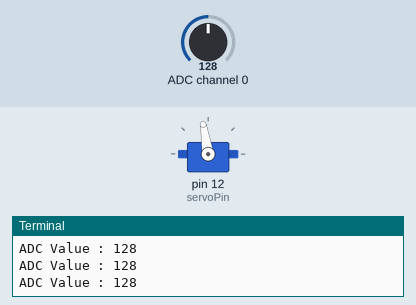
Recording of a program running on a simulated Raspberry Pi (header pin numbers). Shown: servo, the last lines printed to the terminal. The test bench sets the inputs (shaded band); at power-on: ADC channel 0 = 128 (analog values on the 0–255 scale). Servo angles are drawn from the pulse width (0.5 ms = 0°, 2.5 ms = 180°).

Above: at 1.2 s.
1.3 s: ADC channel 0 set to 178
At 2.0 s:
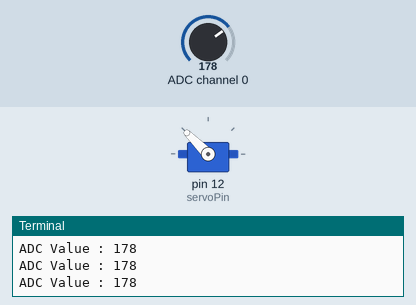
2.9 s: ADC channel 0 set to 224
At 3.6 s:
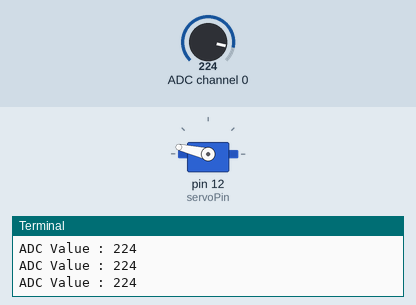
4.5 s: ADC channel 0 set to 255
At 5.2 s:
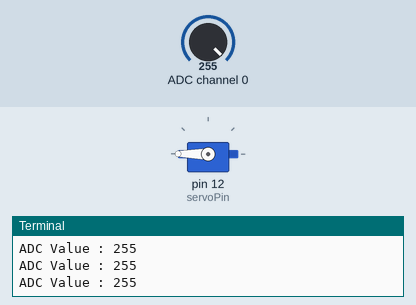
6.1 s: ADC channel 0 set to 76
At 6.8 s:
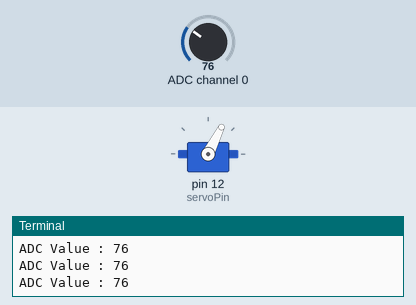
7.7 s: ADC channel 0 set to 30
At 8.4 s:
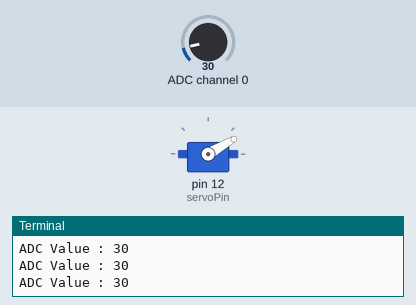
9.3 s: ADC channel 0 set to 127
At 10.0 s:
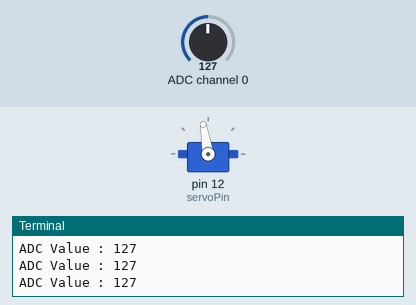
Timing chart, 0 to 11.9 s (numbered marks = the images above; inputs shaded):
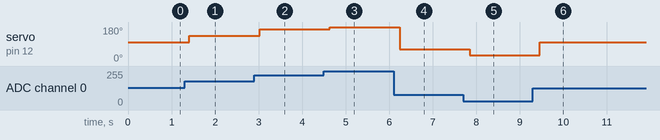

The program:

Knob.py
```python
#!/usr/bin/env python3
########################################################################
# Filename    : Sweep.py
# Description : Servo sweep
# Author      : www.freenove.com
# modification: 2021/1/1
########################################################################
import RPi.GPIO as GPIO
import time
from ADCDevice import *

adc = ADCDevice(0x48) # Define an ADCDevice class object

OFFSE_DUTY = 0.5        #define pulse offset of servo
SERVO_MIN_DUTY = 2.5+OFFSE_DUTY     #define pulse duty cycle for minimum angle of servo
SERVO_MAX_DUTY = 12.5+OFFSE_DUTY    #define pulse duty cycle for maximum angle of servo
servoPin = 12

def map( value, fromLow, fromHigh, toLow, toHigh):  # map a value from one range to another range
    return (toHigh-toLow)*(value-fromLow) / (fromHigh-fromLow) + toLow

def setup():
    global adc
    if(adc.detectI2C(0x48)):
        adc = ADS7830(0x48)
    else:
        print("No correct I2C address found, \n"
        "Please use command 'i2cdetect -y 1' to check the I2C address! \n"
        "Program Exit. \n");
        exit(-1)

    global p
    GPIO.setmode(GPIO.BOARD)         # use PHYSICAL GPIO Numbering
    GPIO.setup(servoPin, GPIO.OUT)   # Set servoPin to OUTPUT mode
    GPIO.output(servoPin, GPIO.LOW)  # Make servoPin output LOW level

    p = GPIO.PWM(servoPin, 50)     # set Frequece to 50Hz
    p.start(0)                     # Set initial Duty Cycle to 0

def servoWrite(angle):      # make the servo rotate to specific angle, 0-180
    if(angle<0):
        angle = 0
    elif(angle > 180):
        angle = 180
    p.ChangeDutyCycle(map(angle,0,180,SERVO_MIN_DUTY,SERVO_MAX_DUTY)) # map the angle to duty cycle and output it

def loop():
    while True:
        value = adc.analogRead(2)    # read the ADC value of channel 2
        servoWrite(round(value/255.0*180.0))
        print ('ADC Value : %d'%(value))
        time.sleep(0.1)


def destroy():
    p.stop()
    GPIO.cleanup()

if __name__ == '__main__':     # Program entrance
    print ('Program is starting...')
    setup()
    try:
        loop()
    except KeyboardInterrupt:  # Press ctrl-c to end the program.
        destroy()
```

ADCDevice.py
```python
#!/usr/bin/env python3
########################################################################
# Filename    : ADCDevice.py
# Description : Freenove ADC Module library.
# Author      : www.freenove.com
# modification: 2020/04/21
########################################################################

import smbus

class ADCDevice(object):
    def __init__(self,addr):
        self.cmd = 0
        self.address = addr
        self.bus=smbus.SMBus(1)
        # print("ADCDevice init")

    def detectI2C(self,addr):
        try:
            self.bus.write_byte(addr,0)
            print("Found device in address 0x%x"%(addr))
            return True
        except:
            print("Not found device in address 0x%x"%(addr))
            return False

    def close(self):
        self.bus.close()

class PCF8591(ADCDevice):
    def __init__(self,addr):
        super(PCF8591, self).__init__(addr)
        self.cmd = 0x40     # The default command for PCF8591 is 0x40.
        self.address = addr # 0x48 is the default i2c address for PCF8591 Module.

    def analogRead(self, chn): # PCF8591 has 4 ADC input pins, chn:0,1,2,3
        value = self.bus.read_byte_data(self.address, self.cmd+chn)
        value = self.bus.read_byte_data(self.address, self.cmd+chn)
        return value

    def analogWrite(self,value): # write DAC value
        self.bus.write_byte_data(address,cmd,value)

class ADS7830(ADCDevice):
    def __init__(self,addr):
        super(ADS7830, self).__init__(addr)
        self.cmd = 0x84
        self.address = addr # 0x4b is the default i2c address for ADS7830 Module.

    def analogRead(self, chn): # ADS7830 has 8 ADC input pins, chn:0,1,2,3,4,5,6,7
        value = self.bus.read_byte_data(self.address, self.cmd|(((chn<<2 | chn>>1)&0x07)<<4))
        return value
```

Measured:
- after the input at 1.3 s, servo on pin 12 (servoPin): 99° → 135° after 0.11 s
- after the input at 2.9 s, servo on pin 12 (servoPin): 135° → 167° after 0.12 s
- after the input at 4.5 s, servo on pin 12 (servoPin): 167° → 180° after 0.13 s
- after the input at 6.1 s, servo on pin 12 (servoPin): 180° → 63° after 0.14 s
- after the input at 7.7 s, servo on pin 12 (servoPin): 63° → 30° after 0.15 s
- after the input at 9.3 s, servo on pin 12 (servoPin): 30° → 99° after 0.16 s
